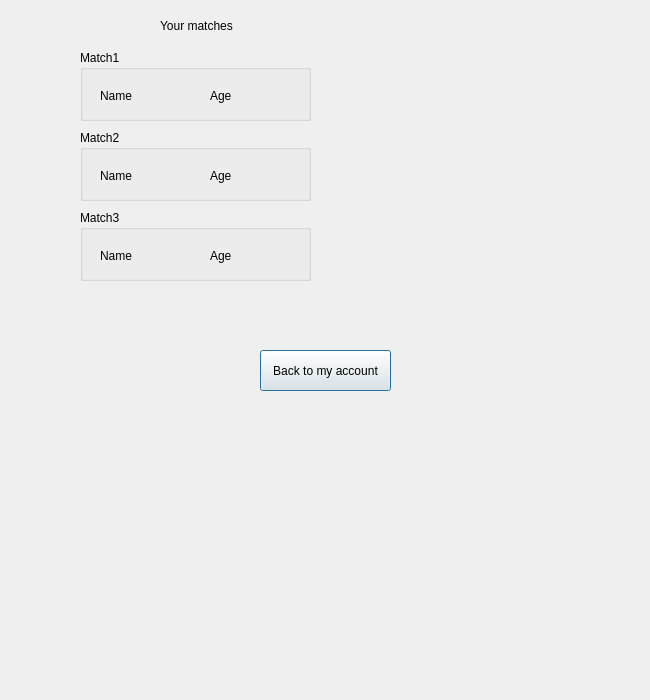
<?xml version="1.0" encoding="UTF-8"?>
<ui version="4.0">
 <class>ListOfMathes</class>
 <widget class="QDialog" name="ListOfMathes">
  <property name="geometry">
   <rect>
    <x>0</x>
    <y>0</y>
    <width>650</width>
    <height>700</height>
   </rect>
  </property>
  <property name="windowTitle">
   <string>Dialog</string>
  </property>
  <widget class="QLabel" name="label">
   <property name="geometry">
    <rect>
     <x>160</x>
     <y>10</y>
     <width>101</width>
     <height>31</height>
    </rect>
   </property>
   <property name="text">
    <string>Your matches</string>
   </property>
  </widget>
  <widget class="QGroupBox" name="groupBox">
   <property name="geometry">
    <rect>
     <x>80</x>
     <y>50</y>
     <width>231</width>
     <height>71</height>
    </rect>
   </property>
   <property name="title">
    <string>Match1</string>
   </property>
   <widget class="QGroupBox" name="groupBox_2">
    <property name="geometry">
     <rect>
      <x>70</x>
      <y>70</y>
      <width>231</width>
      <height>71</height>
     </rect>
    </property>
    <property name="title">
     <string>Match1</string>
    </property>
   </widget>
   <widget class="QLabel" name="label_2">
    <property name="geometry">
     <rect>
      <x>20</x>
      <y>30</y>
      <width>61</width>
      <height>31</height>
     </rect>
    </property>
    <property name="text">
     <string>Name</string>
    </property>
   </widget>
   <widget class="QLabel" name="label_3">
    <property name="geometry">
     <rect>
      <x>130</x>
      <y>30</y>
      <width>61</width>
      <height>31</height>
     </rect>
    </property>
    <property name="text">
     <string>Age</string>
    </property>
   </widget>
  </widget>
  <widget class="QGroupBox" name="groupBox_3">
   <property name="geometry">
    <rect>
     <x>80</x>
     <y>130</y>
     <width>231</width>
     <height>71</height>
    </rect>
   </property>
   <property name="title">
    <string>Match2</string>
   </property>
   <widget class="QGroupBox" name="groupBox_4">
    <property name="geometry">
     <rect>
      <x>70</x>
      <y>70</y>
      <width>231</width>
      <height>71</height>
     </rect>
    </property>
    <property name="title">
     <string>Match1</string>
    </property>
   </widget>
   <widget class="QLabel" name="label_4">
    <property name="geometry">
     <rect>
      <x>20</x>
      <y>30</y>
      <width>61</width>
      <height>31</height>
     </rect>
    </property>
    <property name="text">
     <string>Name</string>
    </property>
   </widget>
   <widget class="QLabel" name="label_6">
    <property name="geometry">
     <rect>
      <x>130</x>
      <y>30</y>
      <width>61</width>
      <height>31</height>
     </rect>
    </property>
    <property name="text">
     <string>Age</string>
    </property>
   </widget>
  </widget>
  <widget class="QGroupBox" name="groupBox_5">
   <property name="geometry">
    <rect>
     <x>80</x>
     <y>210</y>
     <width>231</width>
     <height>71</height>
    </rect>
   </property>
   <property name="title">
    <string>Match3</string>
   </property>
   <widget class="QGroupBox" name="groupBox_6">
    <property name="geometry">
     <rect>
      <x>70</x>
      <y>70</y>
      <width>231</width>
      <height>71</height>
     </rect>
    </property>
    <property name="title">
     <string>Match1</string>
    </property>
   </widget>
   <widget class="QLabel" name="label_5">
    <property name="geometry">
     <rect>
      <x>20</x>
      <y>30</y>
      <width>61</width>
      <height>31</height>
     </rect>
    </property>
    <property name="text">
     <string>Name</string>
    </property>
   </widget>
   <widget class="QLabel" name="label_7">
    <property name="geometry">
     <rect>
      <x>130</x>
      <y>30</y>
      <width>51</width>
      <height>31</height>
     </rect>
    </property>
    <property name="text">
     <string>Age</string>
    </property>
   </widget>
  </widget>
  <widget class="QPushButton" name="BtnBackToAcc">
   <property name="geometry">
    <rect>
     <x>260</x>
     <y>350</y>
     <width>131</width>
     <height>41</height>
    </rect>
   </property>
   <property name="text">
    <string>Back to my account</string>
   </property>
  </widget>
 </widget>
 <resources/>
 <connections/>
</ui>
